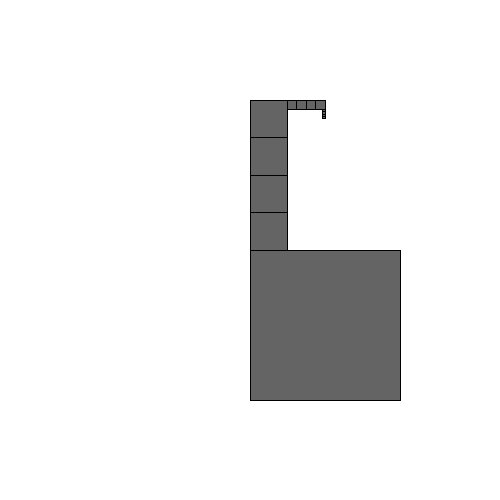
Frame 1 (no input)
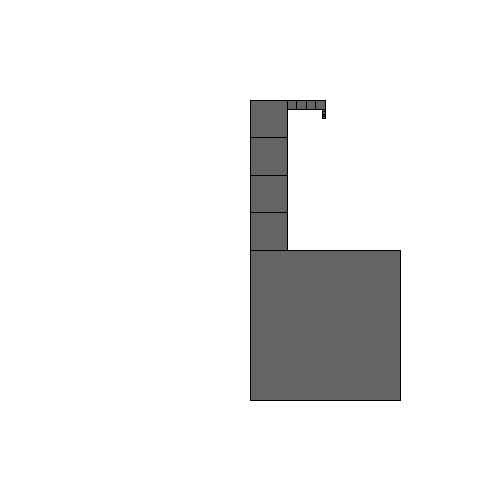
Frame 2 (the mouse pressed at the canvas centre, redrawn once)

The Processing sketch that drew these frames (run headless with seeded random() and noise(); the mouse was pressed at the canvas centre and the sketch redrawn once):

// Processing sketch: squareCADsimpler
// ── squareCADsimpler.pde
float side = 150;
float scale = 1;
float scaleFactor = 4;
float x,y,x0,y0;

void setup(){
  size(500,500);
  x = width/2;
  y = height/2;
  x0 = x;
  y0 = y;
  background(255);
  fill(100);
}

void draw(){
  drawSquare();
  zoomIn();
  move(3);
  drawSquare();
  move(3);
  drawSquare();
  move(3);
  drawSquare();
  move(3);
  drawSquare();
  move(0);
  zoomIn();
  drawSquare();
  move(0);
  drawSquare();
  move(0);
  drawSquare();
  move(0);
  drawSquare();
  move(1);
  move(0);
  zoomIn();
  move(2);
  drawSquare();
  move(1);
  drawSquare();
  move(1);
  drawSquare();
  move(1);
  drawSquare();
  
  noLoop();
}

void drawSquare(){
  rect(x,y,scale*side,scale*side);
}

void move(int localMoveIndex){
  x += scale*side*cos(localMoveIndex*PI/2);
  y += scale*side*sin(localMoveIndex*PI/2);
}
void zoomIn(){
  scale /= scaleFactor;
}
